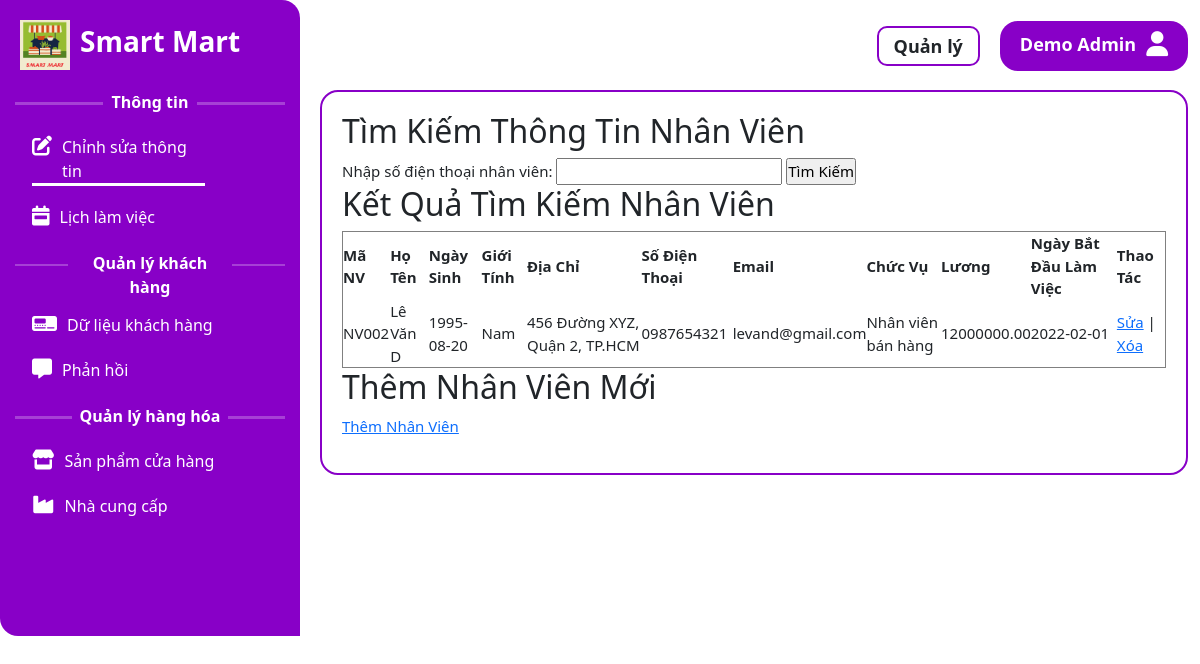
/admin/nhanvien/search_nhanvien.php?phone_number=0987654321 (signed in), run on the app's committed database.
### tables this page shows
CREATE TABLE NhanVien (
    MaNV VARCHAR(20) PRIMARY KEY,
    HoTen VARCHAR(255) NOT NULL,
    NgaySinh DATE,
    GioiTinh VARCHAR(10),
    DiaChi VARCHAR(255),
    SoDienThoai VARCHAR(20) NOT NULL,
    Email VARCHAR(100) NOT NULL,
		Password_admin VARCHAR(255) NOT NULL,
    ChucVu VARCHAR(50),
    Luong DECIMAL(18, 2),
    NgayBatDauLamViec DATE
);

### admin/nhanvien/search_nhanvien.php (the view, shortened to what this page needs)
<?php
    $admin_email = $_SESSION['admin_email'];
    $localhost = "localhost";
    $username = "root";
    $password = "";
    $dbname = "sieuthi";
    $conn = new mysqli($localhost, $username, $password, $dbname);
    $admin ="";
    $sqladmin = "SELECT HoTen, ChucVu FROM NhanVien WHERE Email='$admin_email'";
    $resultadmin = $conn->query($sqladmin);
    if ($resultadmin->num_rows > 0) {
        $admin = $resultadmin->fetch_assoc();
    }
?>
<!DOCTYPE html>
<html lang="en">
<head>
    <link rel="stylesheet" href="https://cdnjs.cloudflare.com/ajax/libs/bootstrap/5.0.1/css/bootstrap.min.css" />
    <link rel="stylesheet" href="https://cdnjs.cloudflare.com/ajax/libs/font-awesome/6.1.1/css/all.min.css" />
    <link rel="stylesheet" href="./nhanvien.css">
</head>
<body>
    <div class="container-fluid">
        <div class="header">
            <div id="bg-left" style="border-top-right-radius: 18px;">
                <div class="logo" >
                    <div class="img_logo">
                        <a href="./../home/home.php">
                            <img src="./../Image/logo.png" alt="">
                        </a>
                    </div>
                    <div class="name_logo">
                        <h3>
                            <a href="./../home/home.php">Smart Mart</a>
                        </h3>
                    </div>
                </div>
            </div>
            <div class="user_name ">
                <div class="ChucVu" style="font-weight: bold;  margin-right: 20px; margin-top: 5px; font-size: 18px; border: 2px solid rgb(136, 0, 199); border-radius: 10px; padding: 5px 15px; height: 40px;">
                    <?php echo $admin['ChucVu']; ?>
                </div>
                <a href="#">
                    <div class="name" style="font-weight: bold;  margin-right: 10px; font-size: 18px;">
                        <?php echo $admin['HoTen']; ?>
                    </div>
                    <i class="fas fa-user"></i>
                </a>
            </div>
        </div>
        <div class="content_menu" style="display: flex; ">
            <div id="bg-left" style="padding-bottom: 100px; border-bottom-left-radius: 18px;">
                <div class="list_menu">
                        <div class="line_menu">
                            <hr>
                            <div class="text">Thông tin</div>
                            <hr>
                        </div>
                    <ul>
                        <li>
                            <a class="item" href="./../nhanvien/search_nhanvien.php" style="border-bottom: 3px solid white; width: 173px;">
                                <div class="icon">
                                    <i class="fas fa-edit"></i>
                                </div>
                                <div class="text">
                                    Chỉnh sửa thông tin
                                </div>
                            </a>
                        </li>
                        <li>
                            <a class="item" href="./../lichlamviec/your_main_page.php"  >
                                <div class="icon">
                                    <i class="fas fa-calendar-week"></i>
                                </div>
                                <div class="text">
                                    Lịch làm việc
                                </div>
                            </a>
                        </li>
                </div>
                <div class="list_menu" style="margin-top: 20px;">
                        <div class="line_menu">
                            <hr style="height: 2px; margin-top: 13px;">
                            <div class="text" style="width: 800px;">Quản lý khách hàng</div>
                            <hr style="height: 2px; margin-top: 13px;">
                        </div>
                    <ul>
                        <li>
                            <a class="item" href="./../khachhang/search_khachhang.php">
                                <div class="icon">
                                    <i class="fas fa-digital-tachograph"></i>
                                </div>
                                <div class="text">
                                    Dữ liệu khách hàng
                                </div>
                            </a>
                        </li>
                        <li>
                            <a class="item" href="./../khachhang/pagefeedback.php">
                                <div class="icon">
                                    <i class="fas fa-comment-alt"></i>
                                </div>
                                <div class="text">
                                    Phản hồi
                                </div>
                            </a>
                        </li>
                    </ul>
                </div>
                <div class="list_menu" style="margin-top: 20px;">
                        <div class="line_menu">
                            <hr>
                            <div class="text" style="width: 700px;">Quản lý hàng hóa</div>
                            <hr>
                        </div>
                    <ul>
                        <li>
                            <a class="item" href="./../hanghoa/product_management.php">
                                <div class="icon">
                                    <i class="fas fa-store"></i>
                                </div>
                                <div class="text">
                                    Sản phẩm cửa hàng
                                </div>
                            </a>
                        </li>
                        <li>
                            <a class="item" href="./../hanghoa/supplier_management.php">
                                <div class="icon">
                                    <i class="fa-solid fa-industry"></i>
                                </div>
                                <div class="text">
                                    Nhà cung cấp
                                </div>
                            </a>
                        </li>
                    </ul>
                </div>
            </div>
            <div class="container content" style="font-size: 15px;">
                <h2>Tìm Kiếm Thông Tin Nhân Viên</h2>
                <form action="" method="GET">
                    <label>Nhập số điện thoại nhân viên:</label>
                    <input type="text" name="phone_number" required>
                    <input type="submit" value="Tìm Kiếm">
                </form>
                <?php
                $servername = "localhost";
                $username = "root";
                $password = "";
                $dbname = "sieuthi";
                $conn = new mysqli($servername, $username, $password, $dbname);
                if (isset($_GET['phone_number'])) {
                    $phone_number = $_GET['phone_number'];
                    $sql = "SELECT * FROM NhanVien WHERE SoDienThoai LIKE '%$phone_number%'";
                    $result = $conn->query($sql);
                    if ($result->num_rows > 0) {
                        echo "<h2>Kết Quả Tìm Kiếm Nhân Viên</h2>";
                        echo "<table border='1'>
                            <tr>
                                <th>Mã NV</th>
                                <th>Họ Tên</th>
                                <th>Ngày Sinh</th>
                                <th>Giới Tính</th>
                                <th>Địa Chỉ</th>
                                <th>Số Điện Thoại</th>
                                <th>Email</th>
                                <th>Chức Vụ</th>
                                <th>Lương</th>
                                <th>Ngày Bắt Đầu Làm Việc</th>
                                <th>Thao Tác</th>
                            </tr>";
                        while ($row = $result->fetch_assoc()) {
                            echo "<tr>
                                <td>" . $row["MaNV"] . "</td>
                                <td>" . $row["HoTen"] . "</td>
                                <td>" . $row["NgaySinh"] . "</td>
                                <td>" . $row["GioiTinh"] . "</td>
                                <td>" . $row["DiaChi"] . "</td>
                                <td>" . $row["SoDienThoai"] . "</td>
                                <td>" . $row["Email"] . "</td>
                                <td>" . $row["ChucVu"] . "</td>
                                <td>" . $row["Luong"] . "</td>
                                <td>" . $row["NgayBatDauLamViec"] . "</td>
                                <td><a href='edit_nhanvien.php?MaNV=" . $row["MaNV"] . "'>Sửa</a> | <a href='delete_nhanvien.php?id=" . $row["MaNV"] . "'>Xóa</a></td>
                            </tr>";
                        }
                        echo "</table>";
                    } else {
                        echo "<p>Không tìm thấy nhân viên nào có số điện thoại này.</p>";
                    }
                }
                ?>
                <h2>Thêm Nhân Viên Mới</h2>
                <p><a href="add_nhanvien.php">Thêm Nhân Viên</a></p>
            </div>
        </div>
    </div>
</body>
</html>

### admin/nhanvien/nhanvien.css (style rules this page uses)
* { font-family: 'Segoe UI', Tahoma, Geneva, Verdana, sans-serif; margin: 0; padding: 0; }
:root { --color-icon:rgb(255, 255, 255); --color-item-text: rgb(81, 81, 81); --background: rgb(227, 227, 227); --background-menu: rgb(136, 0, 199); --bg-color-header: rgb(247, 190, 190); --bg-color-item: rgb(243, 243, 243); --font-size-item-text: 16px; --border-radius: 6px; }
.header { display: flex; justify-content: space-between; border-bottom-right-radius: 18px; padding-right: 12px; margin-right: -12px; }
#bg-left { margin-left: -12px; width: 300px; background-color: var(--background-menu) ; height: 100%; }
.logo { width: 50px; padding: 20px; display: flex; }
.logo .img_logo img { width: 50px; }
.logo .name_logo h3 { width: 200px; margin-top: 5px; margin-left: 10px; }
.logo .name_logo h3 a { text-decoration: none; font-weight: bold; color: rgb(255, 255, 255); }
.user_name { margin-top: 6px; padding-top: 15px; display: flex; }
.user_name a { display: flex; font-size: 25px; background-color: var(--background-menu); padding: 10px 20px; border-radius: 18px; height: 50px; color: var(--color-icon); text-decoration: none; }
.line_menu { display: flex; width: 90%; margin: auto; }
.line_menu hr { width: 100%; height: 3px; margin-top: 12px; color: white; }
.line_menu .text { text-align: center; font-weight: bold; padding: 0px 5px; color: white; width: 100%; }
.list_menu ul { list-style: none; }
.list_menu a { text-decoration: none; }
.list_menu .item { margin-top: 10px; margin-bottom: 15px; display: flex; color: white; }
.list_menu .item .icon { font-size: 20px; }
.list_menu .item .text { margin-top: 4px; margin-left: 10px; font-size: 16px; }
.content { border:2px solid var(--background-menu); border-radius: 18px; height: 100%; margin-left: 20px; padding: 20px; }

### data on the page
nhanvien: ChucVu "Quản lý", HoTen "Demo Admin"
nhanvien: MaNV "NV002", HoTen "Lê Văn D", NgaySinh "1995-08-20", GioiTinh "Nam", DiaChi "456 Đường XYZ, Quận 2, TP.HCM", SoDienThoai "0987654321", Email "levand@gmail.com", ChucVu "Nhân viên bán hàng", Luong "12000000.00", NgayBatDauLamViec "2022-02-01"
